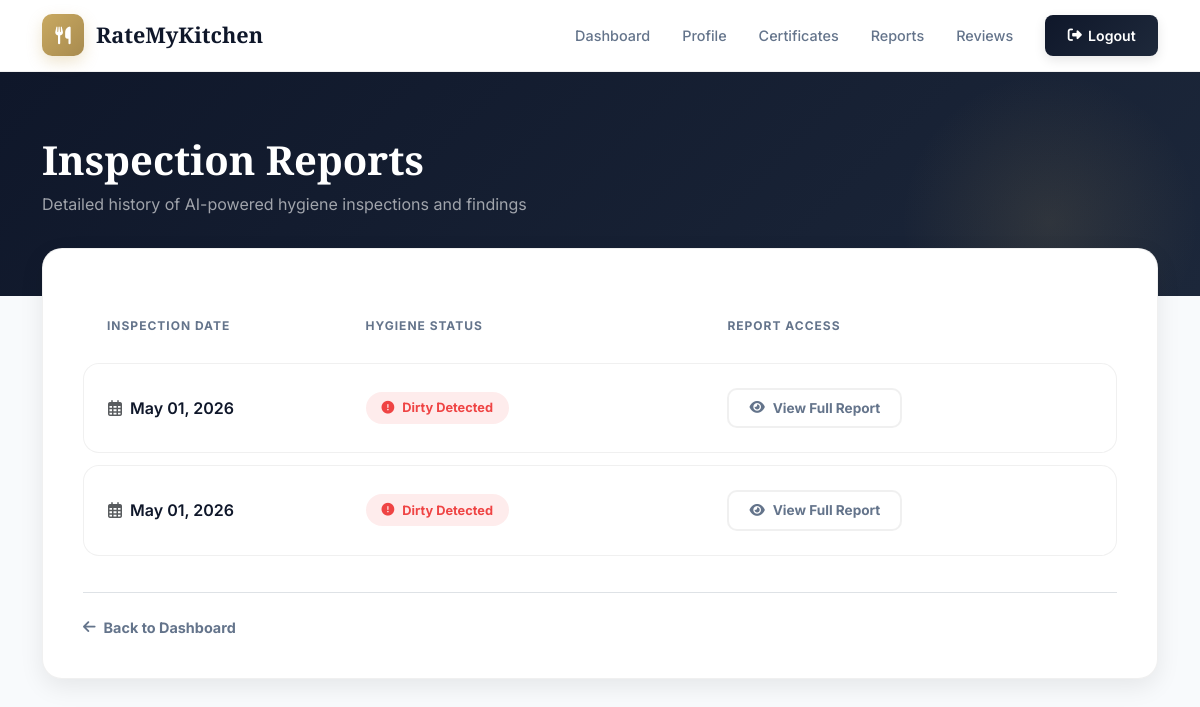
The app's page /User/reports/ (signed in) with its own data.
### User/models.py (models this page shows, shortened)
class HygieneViolation(models.Model):
    hotel = models.ForeignKey(tbl_hotel, on_delete=models.CASCADE)
    issue_date = models.DateTimeField(auto_now_add=True)
    hygiene_status = models.CharField(max_length=50)  # "Dirty" or "Moderately Clean"
    complaint = models.ForeignKey('PublicComplaint', on_delete=models.CASCADE, null=True, blank=True)
    pdf_file = models.FileField(upload_to='violation_reports/', null=True, blank=True)
    fine_amount = models.DecimalField(max_digits=10, decimal_places=2, default=0.00)

### User/views.py (the view)
# urls.py: path('reports/', views.view_all_reports, name='view_all_reports'),
def view_all_reports(request):
    hotel = _require_hotel(request)
    if not hotel:
        return redirect("guest:login")
    reports = HygieneViolation.objects.filter(hotel=hotel).order_by('-issue_date')
    return render(request, 'User/Reports.html', {'reports': reports, 'hotel': hotel})

### User/views.py (called while the page is built)
def _require_hotel(request):
    hid = request.session.get("hid")
    if not hid:
        return None
    try:
        return tbl_hotel.objects.get(id=hid)
    except tbl_hotel.DoesNotExist:
        return None

### templates/User/Reports.html (shortened to what this page needs)
{% extends "User/Header.html" %}
{% block content %}
<div class="page-banner">
    <div class="container banner-content" data-aos="fade-up">
        <h1 class="banner-title">Inspection Reports</h1>
        <p class="banner-subtitle">Detailed history of AI-powered hygiene inspections and findings</p>
    </div>
</div>
<div class="container" style="margin-top: -3rem; position: relative; z-index: 5;">
    <div class="clean-card" data-aos="fade-up" data-aos-delay="100">
        {% if reports %}
        <div class="table-responsive">
            <table class="premium-table">
                <thead>
                    <tr>
                        <th style="width: 25%">Inspection Date</th>
                        <th style="width: 35%">Hygiene Status</th>
                        <th style="width: 40%">Report Access</th>
                    </tr>
                </thead>
                <tbody>
                    {% for report in reports %}
                    <tr data-aos="fade-up">
                        <td style="font-weight: 600; color: var(--dark);">
                            <div class="d-flex align-items-center gap-2">
                                <i class="far fa-calendar-alt text-muted"></i>
                                {{ report.issue_date|date:"F d, Y" }}
                            </div>
                        </td>
                        <td>
                            <span class="status-pill {% if report.hygiene_status == 'Dirty' %}status-dirty{% else %}status-moderate{% endif %}">
                                <i class="fas fa-exclamation-circle"></i>
                                {{ report.hygiene_status }} Detected
                            </span>
                        </td>
                        <td>
                            {% if report.pdf_file or report.hygiene_status %}
                            <a href="/User/view-report/{{ report.id }}/" class="btn-action">
                                <i class="fas fa-eye"></i> View Full Report
                            </a>
                            {% else %}
                            <span class="text-muted small fw-600"><i class="fas fa-spinner fa-spin me-2"></i>Generating...</span>
                            {% endif %}
                        </td>
                    </tr>
                    {% endfor %}
                </tbody>
            </table>
        </div>
        {% endif %}
        {% if reports %}
        <div class="mt-4 pt-4 border-top">
            <a href="/User/homepage/" style="color: var(--text-sub); font-weight: 700; text-decoration: none; font-size: 0.9rem; display: flex; align-items: center; gap: 0.5rem;">
                <i class="fas fa-arrow-left"></i> Back to Dashboard
            </a>
        </div>
        {% endif %}
    </div>
</div>
{% endblock %}

### templates/User/Header.html (style rules this page uses)
:root { --primary: #C9A961; --primary-dark: #A88B4F; --primary-light: #f5e9cb; --success: #10b981; --warning: #f59e0b; --danger: #ef4444; --dark: #0f172a; --dark2: #1e293b; --card-bg: #ffffff; --body-bg: #f8fafc; --text-main: #0f172a; --text-sub: #64748b; --border: rgba(0,0,0,0.06); --shadow-sm: 0 2px 8px rgba(0, 0, 0, 0.04); --shadow-md: 0 8px 24px rgba(0, 0, 0, 0.08); --shadow-lg: 0 16px 48px rgba(0, 0, 0, 0.12); }
* { margin: 0; padding: 0; box-sizing: border-box; }
body { font-family: 'Inter', sans-serif; background: var(--body-bg); color: var(--text-main); min-height: 100vh; overflow-x: hidden; }
h1, h2, h3, h4, h5, h6 { font-family: 'Playfair Display', serif; font-weight: 800; }
.page-banner { background: linear-gradient(135deg, var(--dark) 0%, #1c273a 100%); padding: 4rem 0; color: white; position: relative; overflow: hidden; margin-bottom: -3rem; }
.page-banner::before { content: ''; position: absolute; top: 0; right: 0; width: 300px; height: 300px; background: radial-gradient(circle, rgba(201,169,97,0.12) 0%, transparent 70%); z-index: 1; }
.banner-content { position: relative; z-index: 2; }
.banner-title { font-size: 2.5rem; font-weight: 900; margin-bottom: 0.5rem; }
.banner-subtitle { color: rgba(255,255,255,0.6); font-size: 1rem; }
.clean-card { background: var(--card-bg); border-radius: 20px; padding: 2.5rem; border: 1px solid var(--border); box-shadow: var(--shadow-md); margin-bottom: 2rem; position: relative; z-index: 3; }

### templates/User/Reports.html (style rules this page uses)
.premium-table { width: 100%; border-collapse: separate; border-spacing: 0 0.75rem; }
.premium-table th { color: var(--text-sub); font-size: 0.75rem; text-transform: uppercase; font-weight: 700; letter-spacing: 1px; padding: 1rem 1.5rem; }
.premium-table tbody tr { background: white; transition: all 0.2s; }
.premium-table tbody tr td { padding: 1.5rem; border-top: 1px solid var(--border); border-bottom: 1px solid var(--border); }
.premium-table tbody tr td:first-child { border-left: 1px solid var(--border); border-top-left-radius: 16px; border-bottom-left-radius: 16px; }
.premium-table tbody tr td:last-child { border-right: 1px solid var(--border); border-top-right-radius: 16px; border-bottom-right-radius: 16px; }
.status-pill { display: inline-flex; align-items: center; gap: 0.5rem; padding: 0.4rem 1rem; border-radius: 50px; font-size: 0.8rem; font-weight: 700; }
.status-dirty { background: rgba(239,68,68,0.1); color: var(--danger); }
.btn-action { background: white; border: 2px solid var(--border); color: var(--text-sub); padding: 0.5rem 1.25rem; border-radius: 10px; font-weight: 700; font-size: 0.85rem; transition: all 0.3s; text-decoration: none; display: inline-flex; align-items: center; gap: 0.5rem; }

### records on screen
HygieneViolation: issue_date "May 01, 2026", hygiene_status "Dirty"
HygieneViolation: issue_date "May 01, 2026", hygiene_status "Dirty"
